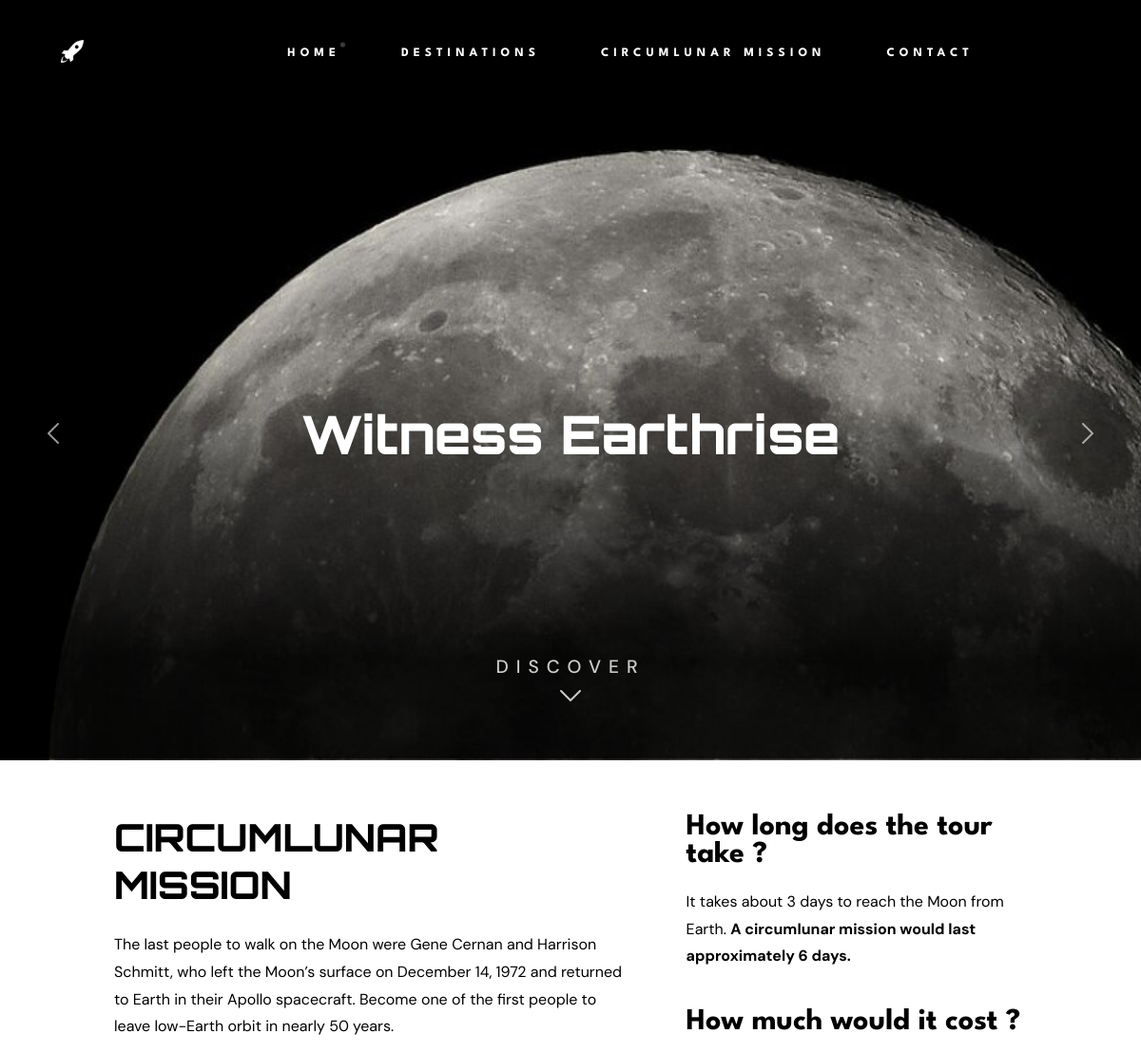
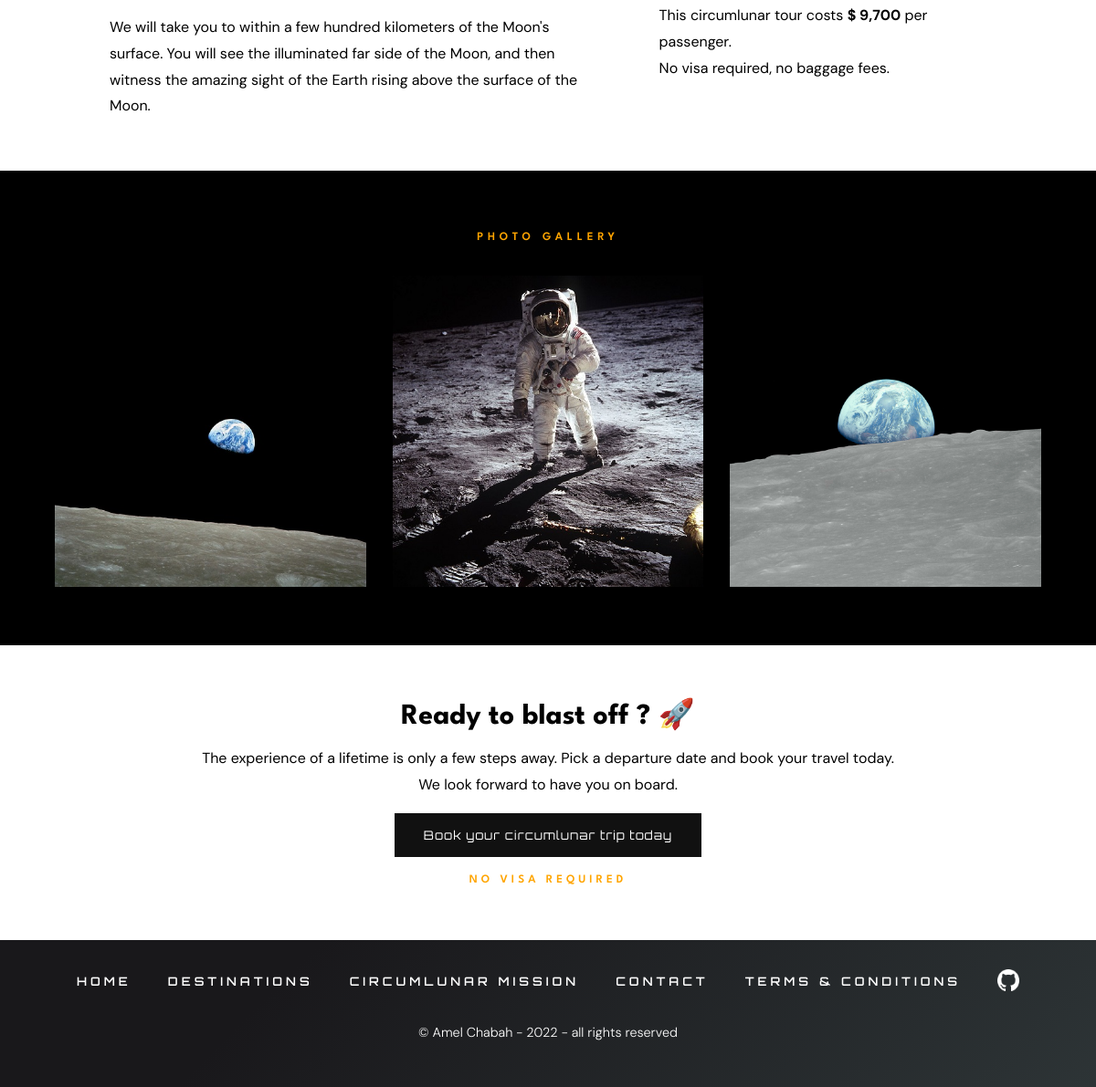
/mission.php, run on the app's committed database (2 pictures, top to bottom).
### tables this page shows
CREATE TABLE `voyage` (
  `id_voyage` int(11) NOT NULL,
  `nom_destination` varchar(30) NOT NULL,
  `produit_description` varchar(1000) NOT NULL,
  `voyage_prix` decimal(9,0) NOT NULL,
  `distance_terre` decimal(10,0) NOT NULL,
  `duree` decimal(10,0) NOT NULL,
  `img_destination` varchar(255) NOT NULL,
  `img_destination_bg` varchar(400) NOT NULL
);

### mission.php (the view, shortened to what this page needs)
<!DOCTYPE html>
<html lang="en">
<head>
    <link href="https://unpkg.com/aos@2.3.1/dist/aos.css" rel="stylesheet">
</head>
<body>
    <?php
    include("connexion.php");
    $requete = "SELECT * FROM voyage WHERE id_voyage=1";
    $stmt = $db->query($requete);
    $resultat = $stmt->fetchall(PDO::FETCH_ASSOC);
    ?>
    <nav class="main-menu">
        <a href="index.php"><img src="./img/icons/rocket.png" alt="" style="height: 1.5rem;"></a>
        <div class="navlinks">
            <a href="index.php">Home</a>
            <a href="destinations.php">Destinations</a>
            <a href="mission.php">Circumlunar mission</a>
            <a href="contact.php">Contact</a>
            <form action="catalog.php" class="searchBox">
                <input type="submit" class="searchButton" value=" ">
            </form>
        </div>
    </nav>
    <main>
        <div class="container">
            <div class="nav-slider">
                <div class="right-btn"><img>
                </div>
                <div class="left-btn"><img>
                </div>
            </div>
            <div class="discover">
                <a href="#mission" id="mission">
                    <h4>DISCOVER</h4>
                    <img>
                </a>
            </div>
            <div class="diapo-title">
                <h1>Witness Earthrise</h1>
            </div>
            <div class="js-slider" id="decaleGauche">
                <div class="js-photos">
                    <div class="js-photo" style="background-image: url('./img/moonbg.jpg');">
                    </div>
                </div>
            </div>
        </div>
        <section class="mission-section">
            <article>
                <h1>CIRCUMLUNAR MISSION</h1>
                <p><?php foreach ($resultat as $moon) echo "{$moon["produit_description"]}" ?></p>
            </article>
            <aside>
                <div>
                    <h2>How long does the tour take ?</h2>
                    <p>It takes about 3 days to reach the Moon from Earth. <b>A circumlunar mission would last approximately 6 days.</b></p>
                </div>
                <div>
                    <h2>How much would it cost ?</h2>
                    <p>This circumlunar tour costs <b>$ <?= number_format($moon["voyage_prix"], 0, ".", ",") ?></b> per passenger.</b><br>No visa required, no baggage fees.</p>
                </div>
            </aside>
        </section>
        <div class="gallery">
            <h5>PHOTO GALLERY</h5>
            <img src="./img/earth-soil-creep-moon-lunar-surface-87009.jpeg" alt="" data-aos="fade-in" data-aos-duration="2000" data-aos-delay="300">
            <img src="./img/moon-landing-apollo-11-nasa-buzz-aldrin-41162.jpeg" alt="" data-aos="fade-in" data-aos-duration="2000" data-aos-delay="500">
            <img src="./img/earthrise-apollo.png" alt="" data-aos="fade-in" data-aos-duration="2000" data-aos-delay="700">
        </div>
        <section>
            <div class="book-ad">
                <h2>Ready to blast off ? 🚀</h2>
                <p>The experience of a lifetime is only a few steps away. Pick a departure date and book your travel today.<br>We look forward to have you on board.</p>
                <button onClick="location.href='book.php?id_voyage=1';">Book your circumlunar trip today</button>
                <h5>No visa required</h5>
            </div>
        </section>
    </main>
    <footer>
        <nav class="footerlinks">
            <a href="index.php">Home</a>
            <a href="destinations.php">Destinations</a>
            <a href="mission.php">Circumlunar mission</a>
            <a href="contact.php">Contact</a>
            <a href="credits.php">Terms & Conditions</a>
            <a href="https://github.com/amelchabah" target="_blank"><img src="img/icons/github.png" alt="" style="height:1.5rem"></a>
        </nav>
        <h6>&copy; Amel Chabah - 2022 - all rights reserved</h6>
    </footer>
</body>
</html>

### data on the page
voyage: produit_description "The last people to walk on the Moon were Gene Cernan and Harrison Schmitt, who left the Moon’s surface on December 14, 1972 and returned to Earth in their Apollo spacecraft. Become one of the first people to leave low-Earth orbit in nearly 50 years. We will take you to within a few hundred kilometers of the Moon's surface. You will see the illuminated far side of the Moon, and then witness the amazing sight of the Earth rising above the surface of the Moon.", voyage_prix "9,700"
